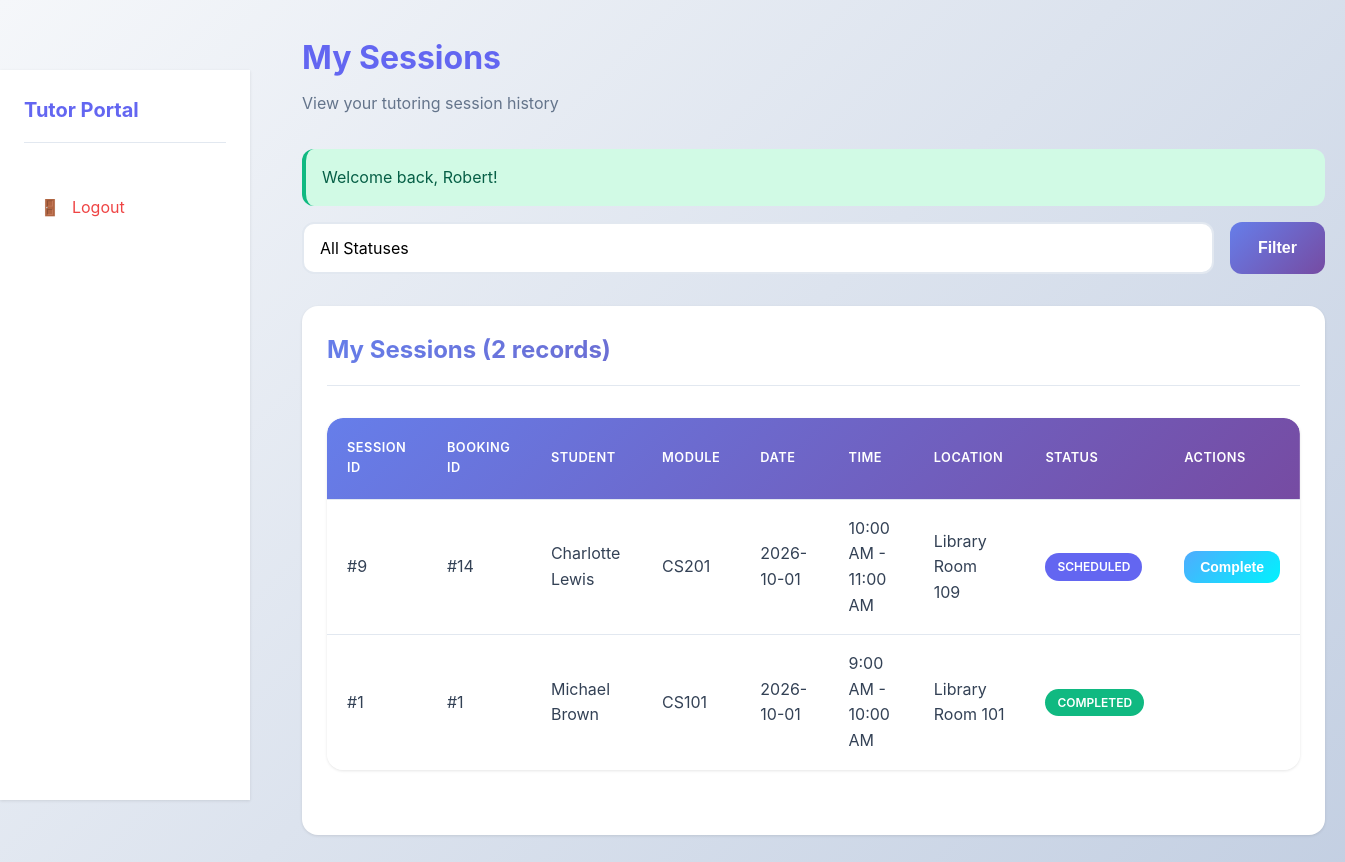
/tutor/sessions.php (signed in), run on the app's committed database.
### tables this page shows
CREATE TABLE sessions (
    session_id INT AUTO_INCREMENT PRIMARY KEY,
    booking_id INT NOT NULL,
    session_date DATE NOT NULL,
    start_time TIME NOT NULL,
    end_time TIME NOT NULL,
    location VARCHAR(100),
    status ENUM('scheduled', 'completed', 'cancelled') DEFAULT 'scheduled',
    created_at TIMESTAMP DEFAULT CURRENT_TIMESTAMP,
    FOREIGN KEY (booking_id) REFERENCES bookings(booking_id) ON DELETE CASCADE
);

CREATE TABLE bookings (
    booking_id INT AUTO_INCREMENT PRIMARY KEY,
    student_id INT NOT NULL,
    tutor_id INT NOT NULL,
    module_id INT NOT NULL,
    slot_id INT,
    booking_date TIMESTAMP DEFAULT CURRENT_TIMESTAMP,
    status ENUM('pending', 'confirmed', 'completed', 'cancelled') DEFAULT 'pending',
    reason TEXT,
    created_at TIMESTAMP DEFAULT CURRENT_TIMESTAMP,
    FOREIGN KEY (student_id) REFERENCES students(student_id) ON DELETE CASCADE,
    FOREIGN KEY (tutor_id) REFERENCES tutors(tutor_id) ON DELETE CASCADE,
    FOREIGN KEY (module_id) REFERENCES modules(module_id) ON DELETE CASCADE,
    FOREIGN KEY (slot_id) REFERENCES available_slots(slot_id) ON DELETE SET NULL
);

CREATE TABLE students (
    student_id INT AUTO_INCREMENT PRIMARY KEY,
    student_number VARCHAR(20) NOT NULL UNIQUE,
    first_name VARCHAR(50) NOT NULL,
    last_name VARCHAR(50) NOT NULL,
    email VARCHAR(100) NOT NULL UNIQUE,
    password VARCHAR(255) NOT NULL,
    program_id INT,
    created_at TIMESTAMP DEFAULT CURRENT_TIMESTAMP,
    FOREIGN KEY (program_id) REFERENCES programs(program_id) ON DELETE SET NULL
);

CREATE TABLE modules (
    module_id INT AUTO_INCREMENT PRIMARY KEY,
    module_code VARCHAR(20) NOT NULL UNIQUE,
    module_name VARCHAR(100) NOT NULL,
    program_id INT NOT NULL,
    created_at TIMESTAMP DEFAULT CURRENT_TIMESTAMP,
    FOREIGN KEY (program_id) REFERENCES programs(program_id) ON DELETE CASCADE
);

### tutor/sessions.php (the view, shortened to what this page needs)
<?php
require_once '../config/database.php';
require_once '../includes/functions.php';
$tutor_id = getCurrentUserId();
$query = "
    SELECT s.*, b.booking_id, st.first_name as student_name, st.last_name as student_last_name,
    m.module_code, m.module_name
    FROM sessions s
    JOIN bookings b ON s.booking_id = b.booking_id
    JOIN students st ON b.student_id = st.student_id
    JOIN modules m ON b.module_id = m.module_id
    WHERE b.tutor_id = ?
";
$params = [$tutor_id];
$query .= " ORDER BY s.session_date DESC, s.start_time DESC";
$stmt = $pdo->prepare($query);
$stmt->execute($params);
$sessions = $stmt->fetchAll();
?>
<!DOCTYPE html>
<html lang="en">
<head>
    <link rel="stylesheet" href="../assets/css/style.css">
</head>
<body>
    <div class="dashboard-layout">
        <?php include '../includes/sidebar.php'; ?>
        <div class="main-content">
            <div class="container-fluid">
                <div class="page-header">
                    <h1>My Sessions</h1>
                    <p>View your tutoring session history</p>
                </div>
                <div class="filter-bar">
                    <form method="GET" action="" style="display: flex; gap: 1rem; width: 100%;">
                        <div class="filter-group">
                            <select name="status" class="form-control">
                                <option value="">All Statuses</option>
                            </select>
                        </div>
                        <button type="submit" class="btn btn-primary">Filter</button>
                    </form>
                </div>
                <div class="card">
                    <div class="card-header">
                        <h2>My Sessions (<?php echo count($sessions); ?> records)</h2>
                    </div>
                    <div class="card-body">
                        <?php if (empty($sessions)): ?>
                            <p>No sessions found.</p>
                        <?php else: ?>
                            <div class="table-responsive">
                                <table>
                                    <thead>
                                        <tr>
                                            <th>Session ID</th>
                                            <th>Booking ID</th>
                                            <th>Student</th>
                                            <th>Module</th>
                                            <th>Date</th>
                                            <th>Time</th>
                                            <th>Location</th>
                                            <th>Status</th>
                                            <th>Actions</th>
                                        </tr>
                                    </thead>
                                    <tbody>
                                        <?php foreach ($sessions as $session): ?>
                                        <tr>
                                            <td>#<?php echo $session['session_id']; ?></td>
                                            <td>#<?php echo $session['booking_id']; ?></td>
                                            <td><?php echo htmlspecialchars($session['student_name'] . ' ' . $session['student_last_name']); ?></td>
                                            <td><?php echo htmlspecialchars($session['module_code']); ?></td>
                                            <td><?php echo formatDate($session['session_date']); ?></td>
                                            <td><?php echo date('g:i A', strtotime($session['start_time'])) . ' - ' . date('g:i A', strtotime($session['end_time'])); ?></td>
                                            <td><?php echo htmlspecialchars($session['location'] ?? 'TBD'); ?></td>
                                            <td><span class="badge <?php echo getSessionStatusBadge($session['status']); ?>"><?php echo ucfirst($session['status']); ?></span></td>
                                            <td>
                                                <?php if ($session['status'] === 'scheduled'): ?>
                                                    <form method="POST" action="" style="display: inline;">
                                                        <button type="submit" class="btn btn-sm btn-success">Complete</button>
                                                    </form>
                                                <?php endif; ?>
                                            </td>
                                        </tr>
                                        <?php endforeach; ?>
                                    </tbody>
                                </table>
                            </div>
                        <?php endif; ?>
                    </div>
                </div>
            </div>
        </div>
    </div>
</body>
</html>

### assets/css/style.css (style rules this page uses)
:root { --primary-color: #6366f1; --primary-dark: #4f46e5; --primary-light: #818cf8; --secondary-color: #8b5cf6; --success-color: #10b981; --danger-color: #ef4444; --warning-color: #f59e0b; --info-color: #06b6d4; --light-color: #f8fafc; --dark-color: #1e293b; --border-color: #e2e8f0; --text-color: #334155; --text-muted: #64748b; --white: #ffffff; --shadow: 0 1px 3px rgba(0, 0, 0, 0.1); --shadow-lg: 0 10px 25px rgba(0, 0, 0, 0.15); --shadow-xl: 0 20px 40px rgba(0, 0, 0, 0.2); --radius: 12px; --radius-lg: 16px; --gradient-primary: linear-gradient(135deg, #667eea 0%, #764ba2 100%); --gradient-secondary: linear-gradient(135deg, #f093fb 0%, #f5576c 100%); --gradient-success: linear-gradient(135deg, #4facfe 0%, #00f2fe 100%); }
* { margin: 0; padding: 0; box-sizing: border-box; }
body { font-family: -apple-system, BlinkMacSystemFont, 'Segoe UI', Roboto, 'Helvetica Neue', Arial, sans-serif; line-height: 1.6; color: var(--text-color); background: linear-gradient(135deg, #f5f7fa 0%, #c3cfe2 100%); min-height: 100vh; display: flex; flex-direction: column; }
html { scroll-behavior: smooth; }
.container-fluid { width: 100%; padding: 0 20px; }
.btn { display: inline-block; padding: 0.85rem 1.75rem; border: none; border-radius: var(--radius); font-size: 1rem; font-weight: 600; text-decoration: none; cursor: pointer; transition: all 0.3s ease; text-align: center; position: relative; overflow: hidden; transform: translateY(0); }
.btn::before { content: ''; position: absolute; top: 50%; left: 50%; width: 0; height: 0; border-radius: 50%; background: rgba(255, 255, 255, 0.3); transform: translate(-50%, -50%); transition: width 0.6s, height 0.6s; }
.btn-primary { background: var(--gradient-primary); color: var(--white); }
.btn-success { background: var(--gradient-success); color: var(--white); }
.btn-sm { padding: 0.5rem 1rem; font-size: 0.875rem; }
.card { background: var(--white); border-radius: var(--radius-lg); box-shadow: var(--shadow); padding: 1.5rem; margin-bottom: 1.5rem; transition: all 0.3s ease; border: 1px solid transparent; }
.card-header { border-bottom: 1px solid var(--border-color); padding-bottom: 1rem; margin-bottom: 1rem; }
.card-header h2, .card-header h3 { background: var(--gradient-primary); -webkit-background-clip: text; -webkit-text-fill-color: transparent; background-clip: text; margin: 0; }
.card-body { padding: 1rem 0; }
.form-control { width: 100%; padding: 0.85rem 1rem; border: 2px solid var(--border-color); border-radius: var(--radius); font-size: 1rem; font-family: inherit; transition: all 0.3s ease; background: var(--white); }
select.form-control { cursor: pointer; appearance: none; background-repeat: no-repeat; background-position: right 1rem center; background-size: 1.5rem; padding-right: 3rem; }
.table-responsive { overflow-x: auto; margin-bottom: 1.5rem; border-radius: var(--radius-lg); box-shadow: var(--shadow); }
table { width: 100%; border-collapse: separate; border-spacing: 0; background-color: var(--white); border-radius: var(--radius-lg); overflow: hidden; }
table thead { background: var(--gradient-primary); color: var(--white); }
table th, table td { padding: 1rem 1.25rem; text-align: left; border-bottom: 1px solid var(--border-color); transition: background-color 0.3s ease; }
table th { font-weight: 600; text-transform: uppercase; font-size: 0.8rem; letter-spacing: 0.5px; padding: 1.25rem; }
table tbody tr { transition: all 0.3s ease; }
table tbody tr:last-child td { border-bottom: none; }
.badge { display: inline-block; padding: 0.25rem 0.75rem; border-radius: 9999px; font-size: 0.75rem; font-weight: 600; text-transform: uppercase; }
.badge-primary { background-color: var(--primary-color); color: var(--white); }
.badge-success { background-color: var(--success-color); color: var(--white); }
.dashboard-layout { display: grid; grid-template-columns: 250px 1fr; gap: 2rem; min-height: calc(100vh - 70px); }
.main-content { padding: 2rem 0; }
.page-header { margin-bottom: 2rem; }
.page-header h1 { color: var(--primary-color); margin-bottom: 0.5rem; }
.page-header p { color: var(--text-muted); }
.filter-bar { display: flex; gap: 1rem; margin-bottom: 2rem; flex-wrap: wrap; align-items: flex-end; }
.filter-group { flex: 1; min-width: 200px; }

### data on the page
sessions: session_id "9", booking.booking_id "14", students.first_name+last_name "Charlotte Lewis", modules.module_code "CS201", session_date "2026-10-01", start_time "10:00 AM", end_time "11:00 AM", location "Library Room 109", status "SCHEDULED"
sessions: session_id "1", booking.booking_id "1", students.first_name+last_name "Michael Brown", modules.module_code "CS101", session_date "2026-10-01", start_time "9:00 AM", end_time "10:00 AM", location "Library Room 101", status "COMPLETED"

### other printed values
getCurrentUserRole() "Tutor"
$message "Welcome back, Robert!"
count($sessions) "2"
